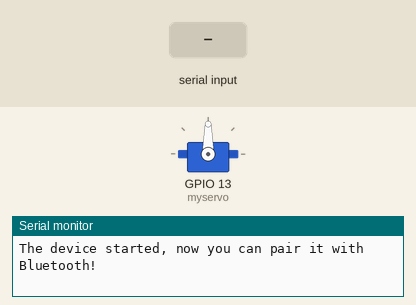
The sketch below on a simulated ESP32. Shown: servo, the last lines printed to the serial monitor. Inputs (shaded band) come from the test bench. Nothing arrives over Bluetooth unless stated.

Above: at 1.2 s.
1.3 s: "C" received over the second serial link
At 2.4 s:
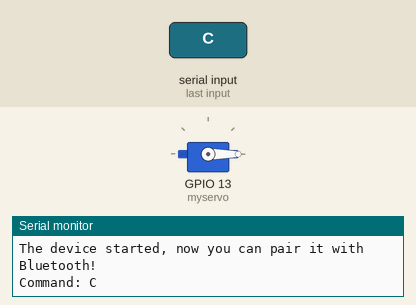
2.8 s: "O" received over the second serial link
At 3.7 s:
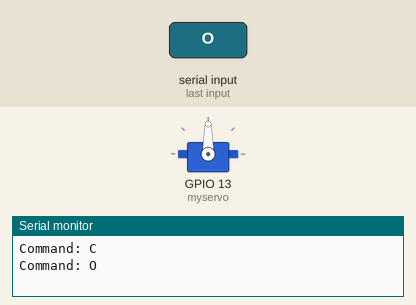
Timing chart, 0 to 5.8 s (numbered marks = the images above; inputs shaded):
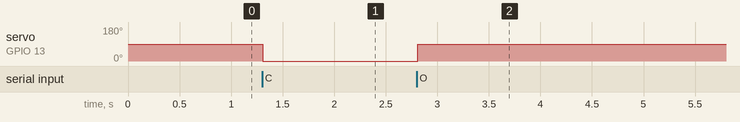

Measured:
- after the input at 1.3 s, servo on GPIO 13 (myservo): 90° → 0° at once
- after the input at 2.8 s, servo on GPIO 13 (myservo): 0° → 90° at once

The sketch:

recevier.ino
```cpp
#include "BluetoothSerial.h"
#include <ESP32Servo.h>

BluetoothSerial SerialBT;
Servo myservo;  // create servo object to control a servo

void setup() {
  Serial.begin(115200);
  SerialBT.begin("ESP32test"); // Bluetooth device name
  Serial.println("The device started, now you can pair it with Bluetooth!");

  myservo.attach(13);  // attaches the servo on pin 13 to the servo object
}

void loop() {
  uint8_t recv_data;
  if (SerialBT.available()) {
    recv_data = SerialBT.read();

    if (recv_data != 'O' && recv_data != 'C') {
      Serial.println("Invalid data received!");
      return;
    }

    Serial.printf("Command: %c\n", recv_data);

    if (recv_data == 'O') {
      // Control the servo to open position
      myservo.write(90);  // Set servo to a specific angle (e.g., 90 degrees for open)
      delay(1000); // Add delay if needed
    } else if (recv_data == 'C') {
      // Control the servo to close position or another desired state
      myservo.write(0);  // Set servo to a specific angle (e.g., 0 degrees for close)
      delay(1000); // Add delay if needed
    }
  }
  delay(20);
}
```
